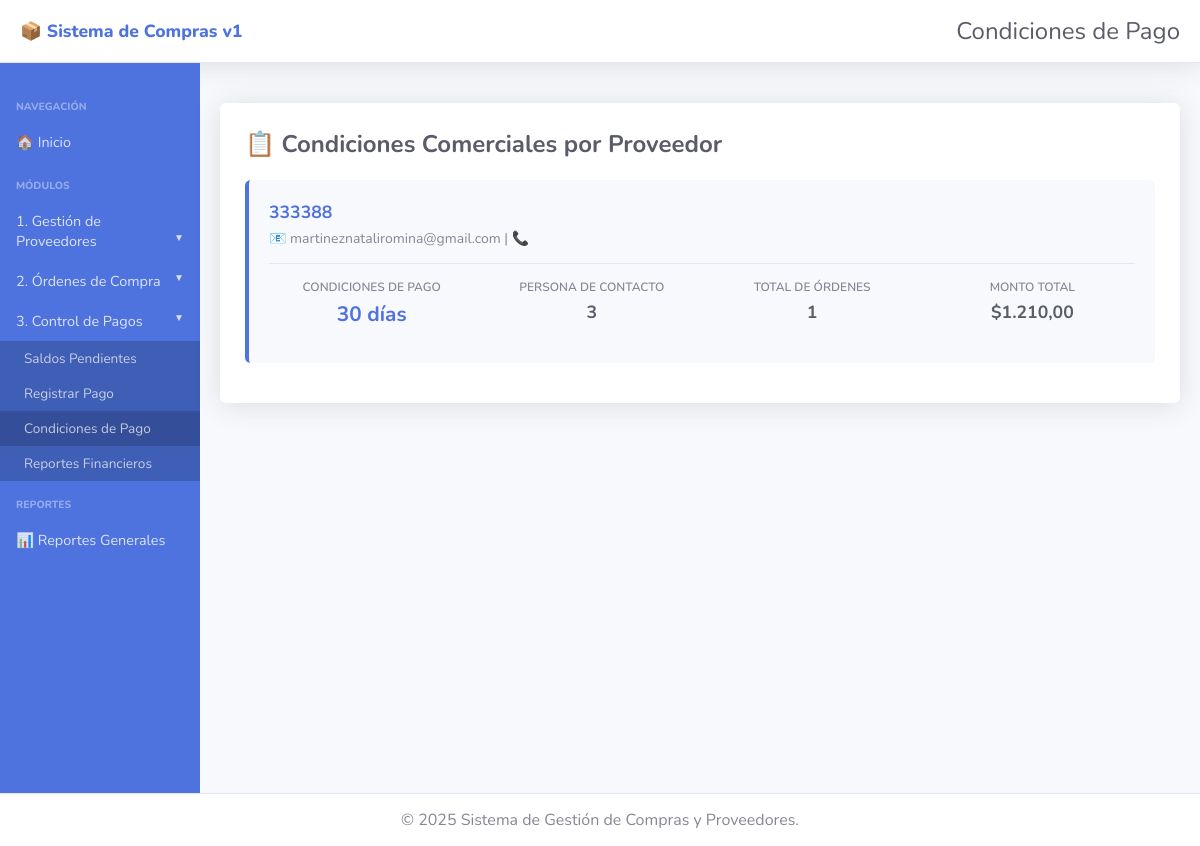
Screenshot of /pagos/condiciones.php with the database file from the repository.
### tables this page shows
CREATE TABLE `proveedores` (
  `id` int(11) NOT NULL,
  `nombre` varchar(200) NOT NULL,
  `razon_social` varchar(200) DEFAULT NULL,
  `cuit` varchar(13) DEFAULT NULL,
  `contacto` varchar(100) DEFAULT NULL,
  `email` varchar(100) DEFAULT NULL,
  `telefono` varchar(20) DEFAULT NULL,
  `direccion` text DEFAULT NULL,
  `condiciones_pago` varchar(50) DEFAULT '30 días',
  `estado` enum('Activo','Inactivo') DEFAULT 'Activo',
  `fecha_registro` timestamp NOT NULL DEFAULT current_timestamp(),
  `fecha_modificacion` timestamp NOT NULL DEFAULT current_timestamp() ON UPDATE current_timestamp()
);

### config.php (called while the page is built, shortened)
<?php
function formatearMoneda($monto) {
    return '$' . number_format($monto, 2, ',', '.');
}

### pagos/condiciones.php (the view, shortened to what this page needs)
<?php
require_once '../config.php';
$conexion = conectarDB();
$sql = "SELECT
            p.*,
            COUNT(o.id) as total_ordenes,
            COALESCE(SUM(o.total), 0) as monto_total_ordenes
        FROM proveedores p
        LEFT JOIN ordenes_compra o ON p.id = o.id_proveedor
        WHERE p.estado = 'Activo'
        GROUP BY p.id
        ORDER BY p.nombre ASC";
$resultado = $conexion->query($sql);
require_once __DIR__ . '/../includes/header.php';
?>
<div class="table-container">
    <div class="table-header">
        <h2>📋 Condiciones Comerciales por Proveedor</h2>
    </div>
    <?php if ($resultado && $resultado->num_rows > 0): ?>
        <?php while ($proveedor = $resultado->fetch_assoc()): ?>
            <div style="background-color: #f8f9fc; padding: 20px; border-radius: 0.35rem; margin-bottom: 15px; border-left: 4px solid #4e73df;">
                <div style="display: flex; justify-content: space-between; align-items: center; margin-bottom: 15px;">
                    <div>
                        <div style="font-size: 1.1rem; font-weight: bold; color: #4e73df; margin-bottom: 5px;">
                            <?php echo htmlspecialchars($proveedor['nombre']); ?>
                        </div>
                        <div style="font-size: 0.875rem; color: #858796;">
                            📧 <?php echo htmlspecialchars($proveedor['email']); ?> |
                            📞 <?php echo htmlspecialchars($proveedor['telefono']); ?>
                        </div>
                    </div>
                </div>
                <div style="display: grid; grid-template-columns: repeat(4, 1fr); gap: 15px; padding: 15px 0; border-top: 1px solid #e3e6f0;">
                    <div style="text-align: center;">
                        <div style="font-size: 0.75rem; color: #858796; font-weight: 600; text-transform: uppercase; margin-bottom: 5px;">
                            Condiciones de Pago
                        </div>
                        <div style="font-size: 1.3rem; font-weight: bold; color: #4e73df;">
                            <?php echo htmlspecialchars($proveedor['condiciones_pago']); ?>
                        </div>
                    </div>
                    <div style="text-align: center;">
                        <div style="font-size: 0.75rem; color: #858796; font-weight: 600; text-transform: uppercase; margin-bottom: 5px;">
                            Persona de Contacto
                        </div>
                        <div style="font-size: 1.1rem; font-weight: bold; color: #5a5c69;">
                            <?php echo htmlspecialchars($proveedor['contacto']); ?>
                        </div>
                    </div>
                    <div style="text-align: center;">
                        <div style="font-size: 0.75rem; color: #858796; font-weight: 600; text-transform: uppercase; margin-bottom: 5px;">
                            Total de Órdenes
                        </div>
                        <div style="font-size: 1.1rem; font-weight: bold; color: #5a5c69;">
                            <?php echo $proveedor['total_ordenes']; ?>
                        </div>
                    </div>
                    <div style="text-align: center;">
                        <div style="font-size: 0.75rem; color: #858796; font-weight: 600; text-transform: uppercase; margin-bottom: 5px;">
                            Monto Total
                        </div>
                        <div style="font-size: 1.1rem; font-weight: bold; color: #5a5c69;">
                            <?php echo formatearMoneda($proveedor['monto_total_ordenes']); ?>
                        </div>
                    </div>
                </div>
            </div>
        <?php endwhile; ?>
    <?php endif; ?>
</div>
<?php require_once __DIR__ . '/../includes/footer.php'; ?>

### styles.css (style rules this page uses)
* { box-sizing: border-box; }
body { font-family: 'Nunito', sans-serif; margin: 0; padding: 0; background-color: #f8f9fc; color: #333; }
.form-container, .table-container { background-color: white; padding: 25px; border-radius: 0.35rem; box-shadow: 0 0.15rem 1.75rem 0 rgba(58, 59, 69, 0.15); margin: 20px auto; width: 100%; max-width: 1051px; }
.table-header { display: flex; justify-content: space-between; align-items: center; margin-bottom: 20px; }
.table-header h2 { color: #5a5c69; font-size: 1.5rem; font-weight: 700; margin: 0; }

### rows the page displays
proveedores: nombre "333388", email "martineznataliromina@gmail.com", condiciones_pago "30 días", contacto "3", total_ordenes "1", monto_total_ordenes "$1.210,00"

### other values shown
$page_heading "Condiciones de Pago"
